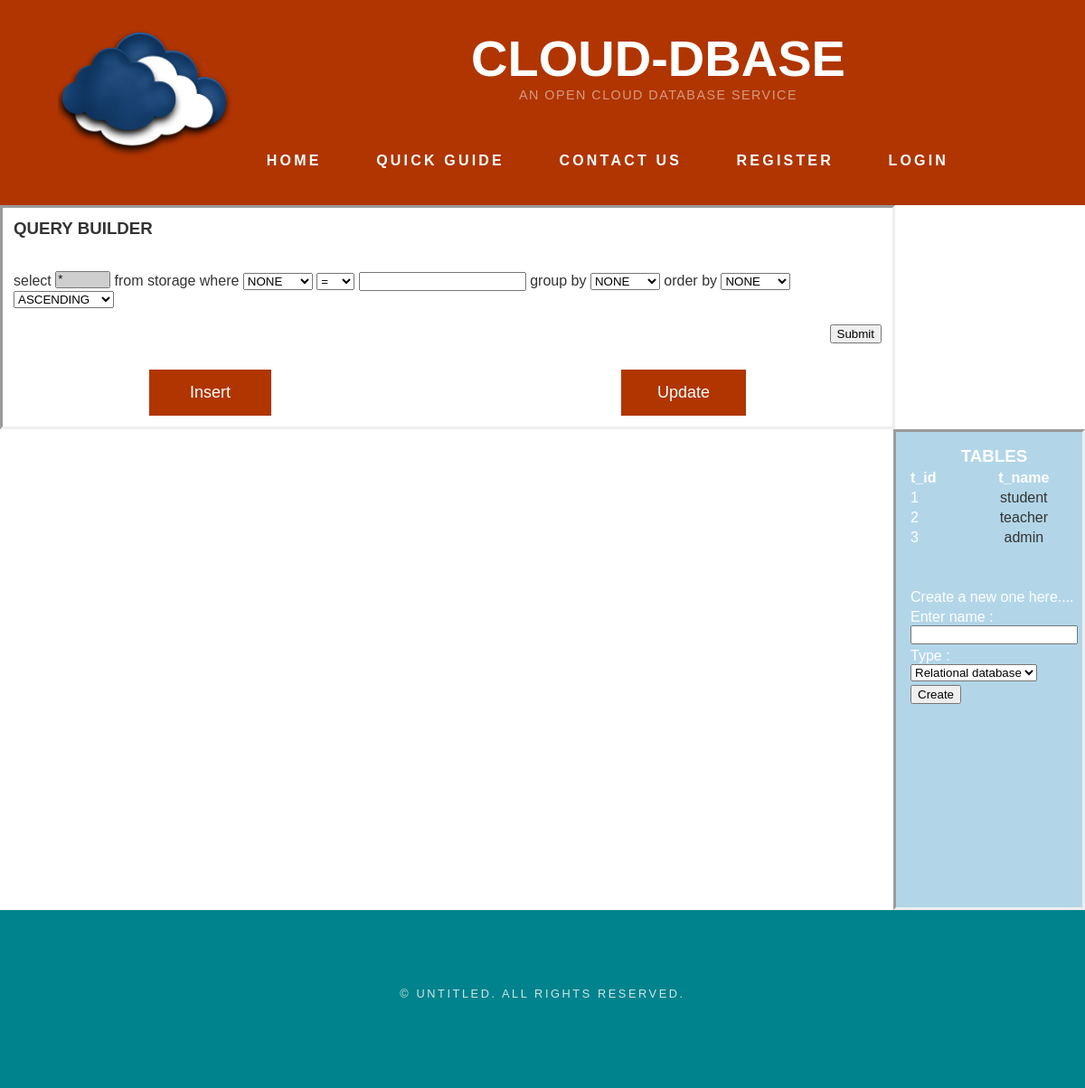
/userarea.php, run on the app's committed database.
### tables this page shows
CREATE TABLE IF NOT EXISTS `tables` (
  `s_id` int(25) NOT NULL,
  `t_id` int(25) NOT NULL,
  `t_name` varchar(50) NOT NULL,
  `t_type` varchar(20) NOT NULL
);

### userarea.php (the view, shortened to what this page needs)
<!DOCTYPE html PUBLIC "-//W3C//DTD XHTML 1.0 Transitional//EN" "http://www.w3.org/TR/xhtml1/DTD/xhtml1-transitional.dtd">
<html xmlns="http://www.w3.org/1999/xhtml">
<head>
<link href="css/defaultreg.css" rel="stylesheet" type="text/css" media="all" />
<link href="css/fonts.css" rel="stylesheet" type="text/css" media="all" />
<link href="css/userarea.css" rel="stylesheet" type="text/css" media="all" />
</head>
<body>
	<div id="header-wrapper">
	<div id="header" class="container">
		<div id="logo">
			<span class="icon"><img src="images/clouds.png" align="left" class="logoimage"/></span>
			<h1><a href="index.html">CLOUD-DBASE</a></h1>
			<span>An open cloud database service</span>
        </div>
		<div id="menu">
			<ul>
				<li class="current_page_item">
				<a href="index.html" accesskey="1" title="">Home</a></li>
				<li><a href="#" accesskey="2" title="">Quick Guide</a></li>
				<li><a href="#" accesskey="3" title="">Contact Us</a></li>
				<li><a href="" accesskey="4" title="">Register</a></li>
				<li><a href="login.html" accesskey="5" title="">Login</a></li>
			</ul>
		</div>
	</div>
	</div>
	<div id="form_container">
    <div id="screen">
	  <div id="workarea">
      <h3>QUERY BUILDER</h3>
      <br />
      <br />
        <form action="userarea.php" method="post">
        	select
            <select multiple="multiple" size="1" name="fields[]">
            	<option value="*" selected="selected">*</option>
                <option value="s_id">S_ID</option>
            </select>
            from storage
            where
            <select name="oper1">
            	<option value="" selected="selected">NONE</option>
            </select>
            <select name="oper">
                <option value="=">=</option>
            </select>
            <input type="text" value="" name="oper2"  />
            group by
            <select name="groupby">
            	<option value="" selected="selected">NONE</option>
            </select>
            order by
            <select name="orderby">
            	<option value="" selected="selected">NONE</option>
            </select>
            <select name="ordering">
            	<option value="asc" selected="selected">ASCENDING</option>
            </select>
            <br />
            <br />
            <input type="submit" value="Submit" name="formSubmit" id="submitbutton"  style="float:right" />
    </form>
    <div class="options">
    	<a href="tableinsert.php" id="insert">Insert</a>
    	<a href="tableupdate.php" id="update">Update</a>
    </div>
    </div>
    <div id="table_list">
    	<table class="list_of_tables" align="center">
        	<tr>
            	<th colspan="2"><h3>TABLES</h3></th>
        	</tr>
    	<?php
			$query="select t_id,t_name from tables";
			if($result = mysql_query($query)){
				echo "<tr>
						<th align='left'>t_id</th>
						<th align='center'>t_name</th>
					  </tr>";
				while($row = mysql_fetch_array($result, MYSQL_ASSOC)){
					echo "<tr>
						<td id='slno'>{$row['t_id']}</td>
						<td id='tname' align='center'><a href=''>{$row['t_name']}</a></td>
						</tr>
					";
				}
			}
			echo "<tr>
					<td colspan='2'><br></td>
				  </tr>";
			echo "<tr>
					<td colspan=''><br></td>
				  </tr>";
			echo "<tr>
					<td colspan='2'>Create a new one here....</td>
				  </tr>";
			echo "<form method='post' action='userarea.php'><tr>
					<td colspan='2'>Enter name : <input type='text' name='tname' value=''></td>
				  </tr>
				  <tr>
				  	<td colspan='2'>Type : <select name='ttype'>
						<option selected='selected'>Relational database</option>
						<option>Blob</option>
						<option>File</option>
						</select></td>
				  </tr>
				  <tr>
				  	<td colspan='3' id='submitbutton'>
						<input type='submit' value='Create' name='submit1'/>
					</td>
				  </tr>";
				echo "</table>";
			?>
    </div>
    </div>
</div>
<div id="copyright">
	<p>&copy; Untitled. All rights reserved.</p>
</div>
</body>
</html>

### css/defaultreg.css (style rules this page uses)
html, body { height: 100%; }
body { margin: 0px; padding: 0px; background: #FFF; font-family: 'Source Sans Pro', sans-serif; font-size: 12pt; font-weight: 400; color: #FFF; }
h1, h2, h3 { margin: 0; padding: 0; }
p, ol, ul { margin-top: 0; }
ol, ul { padding: 0; list-style: none; }
p { line-height: 180%; }
a { color: #0000FF; }
.container { margin: 0px auto; width: 100%; }
#header-wrapper { overflow: hidden; padding: 0em 0em; background: #B03500; }
#logo { padding: 2em 0em; text-align: center; }
#logo h1 { font-size: 3.5em; }
#logo a { text-decoration: none; color: #FFF; }
#logo span { letter-spacing: 0.10em; text-transform: uppercase; font-size: 0.90em; color: rgba(255,255,255,0.5); }
#logo .icon { font-size: 4em; color: rgba(255,255,255,1); }
#logo .logoimage { padding: 0em 0em 0em 1em; width:16%; height:10%; }
#menu { width: 80%; margin: 0px auto; }
#menu ul { text-align: center; }
#menu li { display: inline-block; }
#menu li a, #menu li span { display: inline-block; margin-left: 0.50em; padding: 1.5em 1.5em; letter-spacing: 0.20em; text-decoration: none; font-size: 1.0em; font-weight: 600; text-transform: uppercase; outline: 0; color: #FFF; }
#menu .current_page_item a { color: #FFF; }
#copyright { overflow: hidden; padding: 5em 0em; border-top: 1px solid rgba(255,255,255,0.08); clear:both; background:#00838C; }
#copyright p { letter-spacing: 0.20em; text-align: center; text-transform: uppercase; font-size: 0.80em; color: rgba(255,255,255,0.8); }

### css/userarea.css (style rules this page uses)
#workarea { float:left; color:#333; width:80%; padding:12px; border:inset; }
#table_list { border:inset; float:right; width:15%; padding:13px; height:500px; background:rgba(0,120,180,0.3); }
table a { text-decoration:none; color:#333; }
.options { margin-top:50px; }
#insert { text-decoration:none; background:#B03500; padding-top:15px; padding-bottom:15px; padding-left:45px; padding-right:45px; color:#FFF; font-weight:500; font-size:18px; float:left; margin-left:150px; }
#update { text-decoration:none; background:#B03500; padding-top:15px; padding-bottom:15px; padding-left:40px; padding-right:40px; color:#FFF; font-weight:500; font-size:18px; float:right; margin-right:150px; }

### userarea.php (style rules this page uses)
body,td,th { font-family: "Source Sans Pro", sans-serif; }

### data on the page
tables: t_id "1", t_name "student"
tables: t_id "2", t_name "teacher"
tables: t_id "3", t_name "admin"
